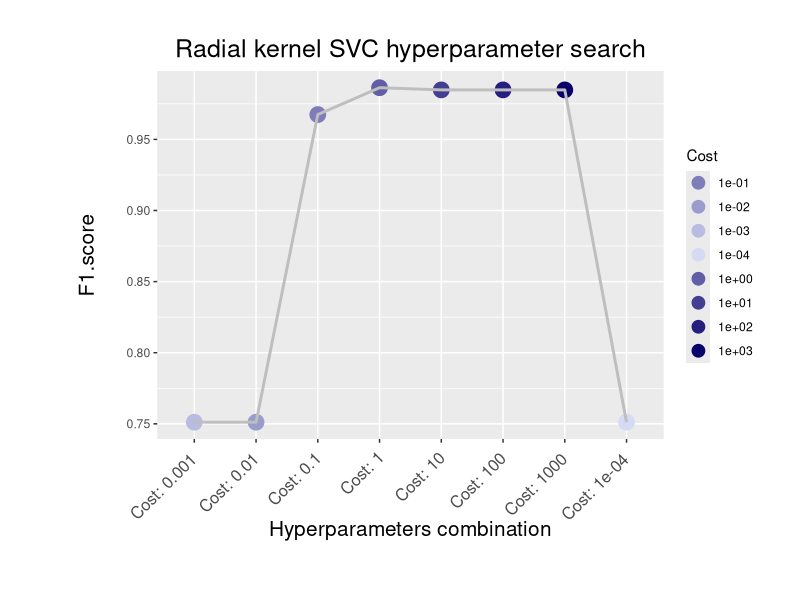
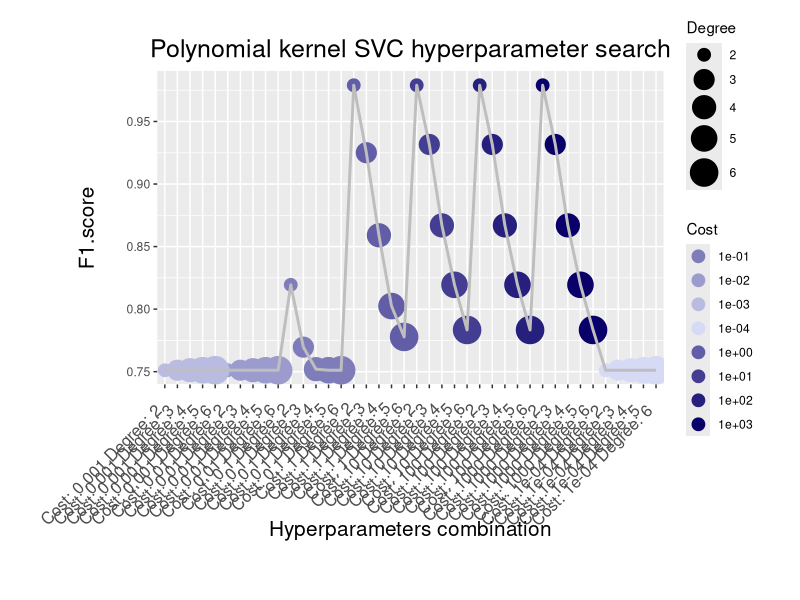
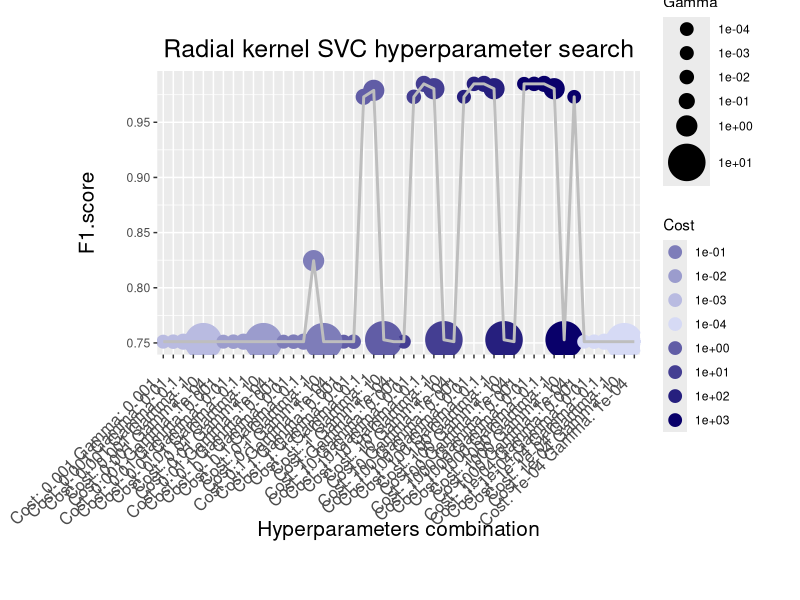
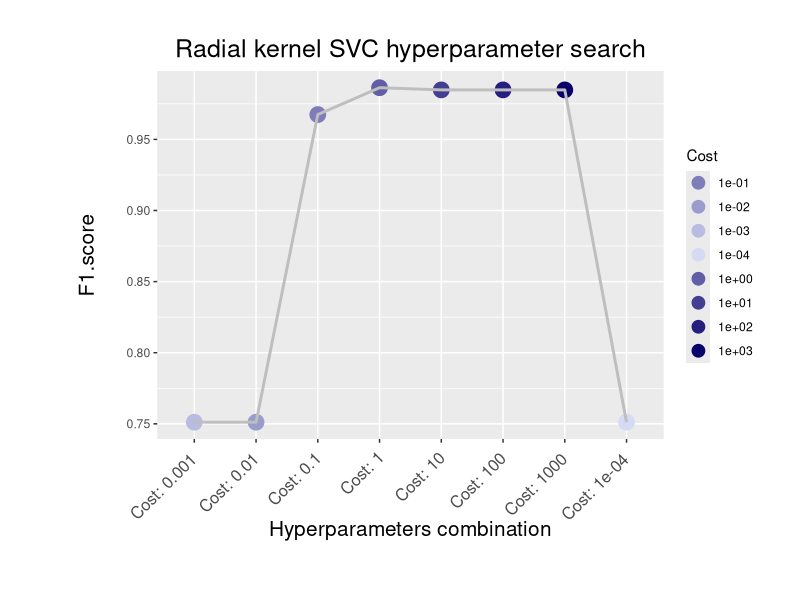
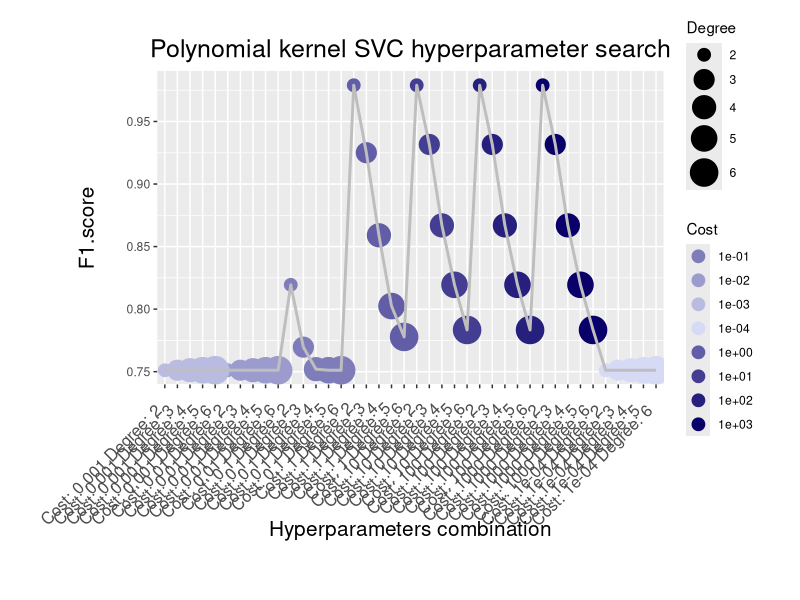
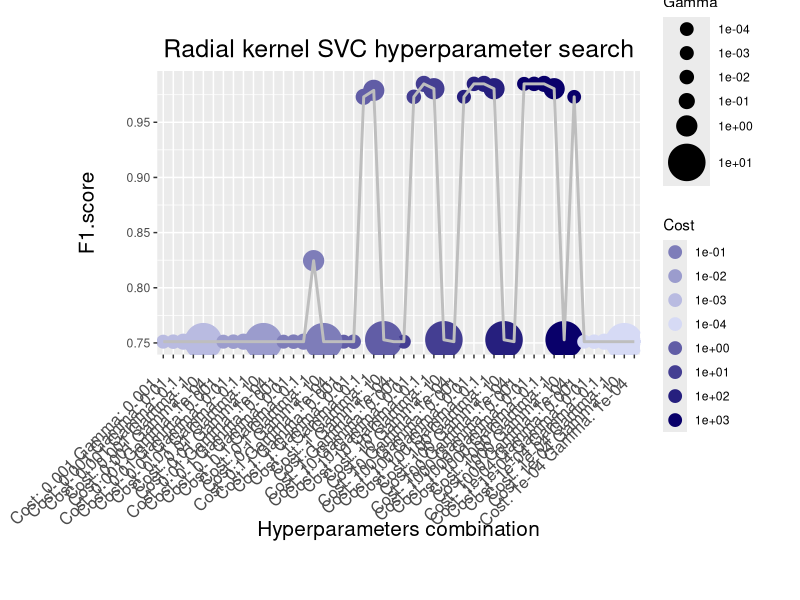

Generate these figures, in order, with R:
## ---- chunk 1
# import dplyr
library(dplyr)
library(ggplot2)
## ---- chunk 2
# linear kernel SVC df
SVC_df = read.csv("data/SVC.csv")
SVC_df

# polynomial kernel SVM df
SVC_poly_df = read.csv("data/SVC_poly.csv")
SVC_poly_df

# radial kernel SVM df
SVC_radial_df = read.csv("data/SVC_rad.csv")
SVC_radial_df
## ---- chunk 3
SVC_mod = SVC_df %>%
  # add a column with corresponding cost and degree values
  mutate(new_col = paste("Cost:", Cost)) %>%
  # sort df based on accuracy
  arrange(desc(Accuracy))

# convert the new column as factor
SVC_mod$new_col = as.factor(SVC_mod$new_col)
# avoid scientific notation in cost
SVC_mod$Cost = format(SVC_mod$Cost, scientific = T)
# convert cost as factor
SVC_mod$Cost = as.factor(SVC_mod$Cost) 
## ---- chunk 4
cols <- c("1e+03" = "#09006A", "1e+02" = "#261F7E", "1e+01" = "#443E92", "1e+00" = "#615DA6", "1e-01" = "#7E7DB9", "1e-02" = "#9B9CCD", "1e-03" = "#B9BBE1", "1e-04" = "#D6DAF5")

ggplot(SVC_mod, aes(x=new_col, y=F1.score, colour=Cost, group=1)) + 
    geom_point(size=5) +
    scale_colour_manual(values = cols) +
    guides(colour = guide_legend(override.aes = list(size=4))) +
    # scale_size(range = c(4, 9)) +
    geom_line(colour="grey", size=1) +
    theme(axis.text.x = element_text(angle = 45, hjust = 1.1, size=12)) +
    xlab("Hyperparameters combination") +
    theme(axis.title.y = element_text(margin = margin(t = 0, r = 20, b = 0, l = 0), size= 15)) +
    theme(axis.title.x = element_text(margin = margin(t = 0, r = 20, b = 0, l = 0), size= 15)) +
    ggtitle("Radial kernel SVC hyperparameter search") +
    theme(plot.title = element_text(hjust = 0.5, size= 18)) +
    theme(plot.margin = margin(1,1,1.5,2, "cm"))


ggsave("SVC_linear.png")
## ---- chunk 5

SVC_poly_mod = SVC_poly_df %>%
  # add a column with corresponding cost and degree values
  mutate(new_col = paste("Cost:", Cost, "Degree:", Degree)) %>%
  # sort df based on accuracy
  arrange(desc(Accuracy))

# convert the new column as factor
SVC_poly_mod$new_col = as.factor(SVC_poly_mod$new_col) 
# avoid scientific notation
SVC_poly_mod$Cost = format(SVC_poly_mod$Cost, scientific = T)

# convert cost as factor
SVC_poly_mod$Cost = as.factor(SVC_poly_mod$Cost) 
## ---- chunk 6
# define cost color palette
cols <- c("1e+03" = "#09006A", "1e+02" = "#261F7E", "1e+01" = "#443E92", "1e+00" = "#615DA6", "1e-01" = "#7E7DB9", "1e-02" = "#9B9CCD", "1e-03" = "#B9BBE1", "1e-04" = "#D6DAF5")

ggplot(SVC_poly_mod, aes(x=new_col, y=F1.score, size=Degree, colour=Cost, group=1)) + 
    geom_point() +
    scale_colour_manual(values = cols) +
    guides(colour = guide_legend(override.aes = list(size=4))) +
    scale_size(range = c(4, 9)) +
    geom_line(colour="grey", size=1) +
    theme(axis.text.x = element_text(angle = 45, hjust = 1.1, size=12)) +
    xlab("Hyperparameters combination") +
    theme(axis.title.y = element_text(margin = margin(t = 0, r = 20, b = 0, l = 0), size= 15)) +
    theme(axis.title.x = element_text(margin = margin(t = 0, r = 20, b = 0, l = 0), size= 15)) +
    ggtitle("Polynomial kernel SVC hyperparameter search") +
    theme(plot.title = element_text(hjust = 0.5, size= 18)) +
    theme(plot.margin = margin(1,1,1.5,2, "cm"))

ggsave("SVC_poly.png")
## ---- chunk 7

SVC_radial_mod = SVC_radial_df %>%
  mutate(new_col = paste("Cost:", Cost, "Gamma:", Gamma)) %>%
  arrange(desc(Accuracy))

SVC_radial_mod$new_col = as.factor(SVC_radial_mod$new_col)
SVC_radial_mod$Cost = format(SVC_radial_mod$Cost, scientific = T)
SVC_radial_mod$Cost = as.factor(SVC_radial_mod$Cost)

## ---- chunk 8

cols <- c("1e+03" = "#09006A", "1e+02" = "#261F7E", "1e+01" = "#443E92", "1e+00" = "#615DA6", "1e-01" = "#7E7DB9", "1e-02" = "#9B9CCD", "1e-03" = "#B9BBE1", "1e-04" = "#D6DAF5")

ggplot(SVC_radial_mod, aes(x=new_col, y=F1.score, size=Gamma, colour=Cost, group=1)) + 
    geom_point() +
    scale_colour_manual(values = cols) +
    scale_size_continuous(range = c(4, 12),breaks=c(0.0001, 0.001, 0.01, 0.1, 1, 10)) +
    guides(colour = guide_legend(override.aes = list(size=4))) +
    # scale_size(range = c(4, 9)) +
    geom_line(colour="grey", size=1) +
    theme(axis.text.x = element_text(angle = 45, hjust = 1.1, size=12)) +
    xlab("Hyperparameters combination") +
    theme(axis.title.y = element_text(margin = margin(t = 0, r = 20, b = 0, l = 0), size= 15)) +
    theme(axis.title.x = element_text(margin = margin(t = 0, r = 20, b = 0, l = 0), size= 15)) +
    ggtitle("Radial kernel SVC hyperparameter search") +
    theme(plot.title = element_text(hjust = 0.5, size= 18)) +
    theme(plot.margin = margin(1,1,1.5,2, "cm"))


ggsave("SVC_rad.png")
